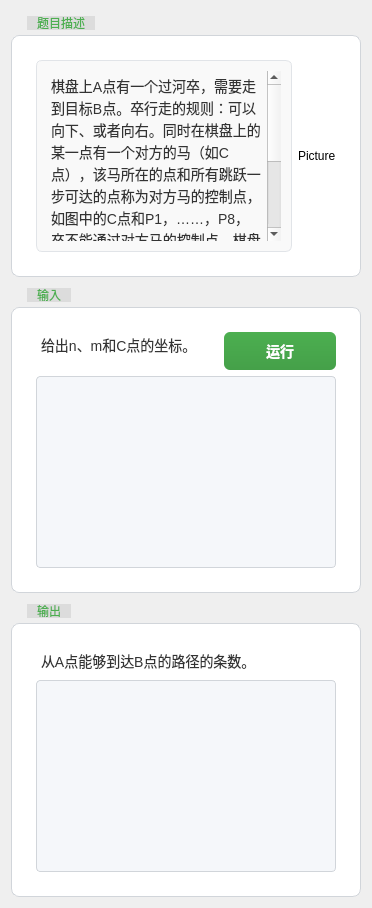
      <widget class="QWidget" name="tab_5">
       <attribute name="title">
        <string>马拦过河卒（动态规划）</string>
       </attribute>
       <layout class="QGridLayout" name="gridLayout_10">
        <item row="0" column="0">
         <widget class="QGroupBox" name="groupBox_19">
          <property name="minimumSize">
           <size>
            <width>0</width>
            <height>100</height>
           </size>
          </property>
          <property name="styleSheet">
           <string notr="true">QGroupBox {
    font-family: 'Segoe UI', 'Roboto', sans-serif;
    border: 1px solid #d1d5da;
    border-radius: 8px;
    margin-top: 24px;
    padding: 15px;
    background-color: #ffffff;
}

QGroupBox::title {
    subcontrol-origin: margin;
    subcontrol-position: top left;
    left: 16px;
    padding: 0 8px;
    color: #4CAF50;
    font-size: 24px; /* 进一步增大标题字体 */
    font-weight: 700; /* 加粗程度增加 */
    background: qlineargradient(x1:0, y1:0, x2:1, y2:0, stop:0 #ffffff, stop:1 rgba(255, 255, 255, 0));
}

QGroupBox:focus {
    border-color: rgba(76, 175, 80, 0.5);
    outline: none;
}

/* 折叠/展开指示器 - 使用Unicode字符替代图标 */
QGroupBox::indicator {
    width: 18px;
    height: 18px;
    margin-right: 6px;
    subcontrol-position: left center;
}

QGroupBox::indicator:checked {
    text: &quot;▼&quot;;
    color: #4CAF50;
}

QGroupBox::indicator:unchecked {
    text: &quot;▶&quot;;
    color: #4CAF50;
}

/* 分隔线效果 */
QGroupBox::title::separator {
    height: 1px;
    background-color: rgba(0, 0, 0, 0.08);
    margin-top: 5px;
}
</string>
          </property>
          <property name="title">
           <string>题目描述</string>
          </property>
          <layout class="QGridLayout" name="gridLayout_25">
           <item row="0" column="0">
            <widget class="QPlainTextEdit" name="plainTextEdit_r5">
             <property name="minimumSize">
              <size>
               <width>0</width>
               <height>0</height>
              </size>
             </property>
             <property name="sizeIncrement">
              <size>
               <width>0</width>
               <height>0</height>
              </size>
             </property>
             <property name="styleSheet">
              <string notr="true">QPlainTextEdit {
    font-family: 'Consolas', 'Monaco', 'Courier New', monospace;
    font-size: 14px;
    line-height: 1.5;
    color: #333333;
    background-color: #f9f9f9;
    border: 1px solid #e1e4e8;
    border-radius: 6px;
    padding: 10px;
    margin: 0;
    white-space: pre-wrap; /* 保留自动换行支持 */
}

QPlainTextEdit:focus {
    border-color: #4CAF50;
    outline: none;
}

/* 垂直滚动条 */
QScrollBar:vertical {
    background: #f1f1f1;
    width: 12px;
    margin: 0;
    border-radius: 6px;
}

QScrollBar::handle:vertical {
    background: #c1c1c1;
    min-height: 20px;
    border-radius: 6px;
}

QScrollBar::handle:vertical:hover {
    background: #a1a1a1;
}

QScrollBar::add-line:vertical,
QScrollBar::sub-line:vertical {
    height: 0;
}

QScrollBar::add-page:vertical,
QScrollBar::sub-page:vertical {
    background: none;
}

/* 水平滚动条 */
QScrollBar:horizontal {
    background: #f1f1f1;
    height: 12px;
    margin: 0;
    border-radius: 6px;
}

QScrollBar::handle:horizontal {
    background: #c1c1c1;
    min-width: 20px;
    border-radius: 6px;
}

QScrollBar::handle:horizontal:hover {
    background: #a1a1a1;
}

QScrollBar::add-line:horizontal,
QScrollBar::sub-line:horizontal {
    width: 0;
}

QScrollBar::add-page:horizontal,
QScrollBar::sub-page:horizontal {
    background: none;
}

/* 只读模式样式增强 */
QPlainTextEdit[readOnly=&quot;true&quot;] {
    background-color: #ffffff;
    color: #333333;
}</string>
             </property>
             <property name="readOnly">
              <bool>true</bool>
             </property>
             <property name="plainText">
              <string>棋盘上A点有一个过河卒，需要走到目标B点。卒行走的规则：可以向下、或者向右。同时在棋盘上的某一点有一个对方的马（如C点），该马所在的点和所有跳跃一步可达的点称为对方马的控制点，如图中的C点和P1，……，P8，卒不能通过对方马的控制点。棋盘用坐标表示，A点(0,0)、B点(n, m) (n,m为不超过20的整数),同样马的位置坐标是需要给出的，C≠A且C≠B。现在要求你计算出卒从A点能够到达B点的路径的条数。</string>
             </property>
            </widget>
           </item>
           <item row="0" column="1">
            <widget class="QLabel" name="pic_label">
             <property name="maximumSize">
              <size>
               <width>466</width>
               <height>214</height>
              </size>
             </property>
             <property name="baseSize">
              <size>
               <width>0</width>
               <height>0</height>
              </size>
             </property>
             <property name="text">
              <string>&lt;html&gt;&lt;head/&gt;&lt;body&gt;&lt;p&gt;Picture&lt;/p&gt;&lt;/body&gt;&lt;/html&gt;</string>
             </property>
             <property name="scaledContents">
              <bool>true</bool>
             </property>
            </widget>
           </item>
          </layout>
         </widget>
        </item>
        <item row="1" column="0">
         <widget class="QGroupBox" name="groupBox_20">
          <property name="styleSheet">
           <string notr="true">QGroupBox {
    font-family: 'Segoe UI', 'Roboto', sans-serif;
    border: 1px solid #d1d5da;
    border-radius: 8px;
    margin-top: 24px;
    padding: 15px;
    background-color: #ffffff;
}

QGroupBox::title {
    subcontrol-origin: margin;
    subcontrol-position: top left;
    left: 16px;
    padding: 0 8px;
    color: #4CAF50;
    font-size: 24px; /* 进一步增大标题字体 */
    font-weight: 700; /* 加粗程度增加 */
    background: qlineargradient(x1:0, y1:0, x2:1, y2:0, stop:0 #ffffff, stop:1 rgba(255, 255, 255, 0));
}

QGroupBox:focus {
    border-color: rgba(76, 175, 80, 0.5);
    outline: none;
}

/* 折叠/展开指示器 - 使用Unicode字符替代图标 */
QGroupBox::indicator {
    width: 18px;
    height: 18px;
    margin-right: 6px;
    subcontrol-position: left center;
}

QGroupBox::indicator:checked {
    text: &quot;▼&quot;;
    color: #4CAF50;
}

QGroupBox::indicator:unchecked {
    text: &quot;▶&quot;;
    color: #4CAF50;
}

/* 分隔线效果 */
QGroupBox::title::separator {
    height: 1px;
    background-color: rgba(0, 0, 0, 0.08);
    margin-top: 5px;
}
</string>
          </property>
          <property name="title">
           <string>输入</string>
          </property>
          <layout class="QGridLayout" name="gridLayout_26">
           <item row="0" column="1" alignment="Qt::AlignmentFlag::AlignRight">
            <widget class="QPushButton" name="pushButton_5">
             <property name="maximumSize">
              <size>
               <width>112</width>
               <height>16777215</height>
              </size>
             </property>
             <property name="styleSheet">
              <string notr="true">QPushButton {
    background-color: qlineargradient(spread:pad, x1:0, y1:0, x2:0, y2:1, stop:0 #4CAF50, stop:1 #45a049);
    border-radius: 6px;
    color: white;
    font-size: 14px;
    font-weight: 500;
    padding: 8px 16px;
    text-align: center;
    border: none;
    min-width: 80px;
}

QPushButton:hover {
    background-color: qlineargradient(spread:pad, x1:0, y1:0, x2:0, y2:1, stop:0 #45a049, stop:1 #3d8b40);
}

QPushButton:pressed {
    background-color: qlineargradient(spread:pad, x1:0, y1:0, x2:0, y2:1, stop:0 #3d8b40, stop:1 #357a38);
}

QPushButton:disabled {
    background-color: #cccccc;
    color: #666666;
}

QPushButton:checked {
    background-color: #2E7D32;
}</string>
             </property>
             <property name="text">
              <string>运行</string>
             </property>
            </widget>
           </item>
           <item row="0" column="0" alignment="Qt::AlignmentFlag::AlignTop">
            <widget class="QLabel" name="label_18">
             <property name="styleSheet">
              <string notr="true">QLabel {
    color: #333333;
    font-family: 'Segoe UI', 'Roboto', sans-serif;
    font-size: 14px;
    background-color: transparent;
    padding: 2px;
    border-radius: 2px;
}

/* 标题样式 */
QLabel[class=&quot;title&quot;] {
    font-size: 18px;
    font-weight: bold;
    color: #222222;
}

/* 副标题样式 */
QLabel[class=&quot;subtitle&quot;] {
    font-size: 16px;
    font-weight: 500;
    color: #444444;
}

/* 正文样式 */
QLabel[class=&quot;body&quot;] {
    font-size: 14px;
    color: #666666;
}

/* 提示文本样式 */
QLabel[class=&quot;hint&quot;] {
    font-size: 12px;
    color: #888888;
    font-style: italic;
}

/* 成功状态样式 */
QLabel[class=&quot;success&quot;] {
    color: #4CAF50;
}

/* 警告状态样式 */
QLabel[class=&quot;warning&quot;] {
    color: #FFC107;
}

/* 错误状态样式 */
QLabel[class=&quot;error&quot;] {
    color: #F44336;
}

/* 链接样式 */
QLabel[class=&quot;link&quot;] {
    color: #2196F3;
    text-decoration: underline;
}

QLabel[class=&quot;link&quot;]:hover {
    color: #1976D2;
    cursor: pointer;
}

/* 强调文本 */
QLabel[class=&quot;highlight&quot;] {
    background-color: #FFF9C4;
    padding: 1px 4px;
    border-radius: 2px;
}</string>
             </property>
             <property name="text">
              <string>&lt;html&gt;&lt;head/&gt;&lt;body&gt;&lt;p&gt;给出n、m和C点的坐标。&lt;/p&gt;&lt;/body&gt;&lt;/html&gt;</string>
             </property>
            </widget>
           </item>
           <item row="1" column="0" colspan="2">
            <widget class="QPlainTextEdit" name="plainTextEdit_in5">
             <property name="styleSheet">
              <string notr="true">QPlainTextEdit {
    background-color: #f5f7fa;
    border: 1px solid #d1d5da;
    border-radius: 4px;
    padding: 8px;
    color: #333333;
    font-family: 'Segoe UI', 'Roboto', sans-serif;
    font-size: 14px;
    line-height: 1.5;
}

QPlainTextEdit:focus {
    border-color: #4CAF50;
    outline: none;
    /* 移除不支持的 box-shadow */
}

QScrollBar:vertical {
    background: #f1f1f1;
    width: 12px;
    margin: 0;
}

QScrollBar::handle:vertical {
    background: #c1c1c1;
    min-height: 20px;
    border-radius: 6px;
}

QScrollBar::handle:vertical:hover {
    background: #a1a1a1;
}

QScrollBar::add-line:vertical,
QScrollBar::sub-line:vertical {
    height: 0;
}

QScrollBar::add-page:vertical,
QScrollBar::sub-page:vertical {
    background: none;
}

QPlainTextEdit[readOnly=&quot;true&quot;] {
    background-color: #f9f9f9;
    color: #666666;
}</string>
             </property>
            </widget>
           </item>
          </layout>
         </widget>
        </item>
        <item row="2" column="0">
         <widget class="QGroupBox" name="groupBox_21">
          <property name="styleSheet">
           <string notr="true">QGroupBox {
    font-family: 'Segoe UI', 'Roboto', sans-serif;
    border: 1px solid #d1d5da;
    border-radius: 8px;
    margin-top: 24px;
    padding: 15px;
    background-color: #ffffff;
}

QGroupBox::title {
    subcontrol-origin: margin;
    subcontrol-position: top left;
    left: 16px;
    padding: 0 8px;
    color: #4CAF50;
    font-size: 24px; /* 进一步增大标题字体 */
    font-weight: 700; /* 加粗程度增加 */
    background: qlineargradient(x1:0, y1:0, x2:1, y2:0, stop:0 #ffffff, stop:1 rgba(255, 255, 255, 0));
}

QGroupBox:focus {
    border-color: rgba(76, 175, 80, 0.5);
    outline: none;
}

/* 折叠/展开指示器 - 使用Unicode字符替代图标 */
QGroupBox::indicator {
    width: 18px;
    height: 18px;
    margin-right: 6px;
    subcontrol-position: left center;
}

QGroupBox::indicator:checked {
    text: &quot;▼&quot;;
    color: #4CAF50;
}

QGroupBox::indicator:unchecked {
    text: &quot;▶&quot;;
    color: #4CAF50;
}

/* 分隔线效果 */
QGroupBox::title::separator {
    height: 1px;
    background-color: rgba(0, 0, 0, 0.08);
    margin-top: 5px;
}
</string>
          </property>
          <property name="title">
           <string>输出</string>
          </property>
          <layout class="QGridLayout" name="gridLayout_28">
           <item row="0" column="0" alignment="Qt::AlignmentFlag::AlignTop">
            <widget class="QLabel" name="label_20">
             <property name="styleSheet">
              <string notr="true">QLabel {
    color: #333333;
    font-family: 'Segoe UI', 'Roboto', sans-serif;
    font-size: 14px;
    background-color: transparent;
    padding: 2px;
    border-radius: 2px;
}

/* 标题样式 */
QLabel[class=&quot;title&quot;] {
    font-size: 18px;
    font-weight: bold;
    color: #222222;
}

/* 副标题样式 */
QLabel[class=&quot;subtitle&quot;] {
    font-size: 16px;
    font-weight: 500;
    color: #444444;
}

/* 正文样式 */
QLabel[class=&quot;body&quot;] {
    font-size: 14px;
    color: #666666;
}

/* 提示文本样式 */
QLabel[class=&quot;hint&quot;] {
    font-size: 12px;
    color: #888888;
    font-style: italic;
}

/* 成功状态样式 */
QLabel[class=&quot;success&quot;] {
    color: #4CAF50;
}

/* 警告状态样式 */
QLabel[class=&quot;warning&quot;] {
    color: #FFC107;
}

/* 错误状态样式 */
QLabel[class=&quot;error&quot;] {
    color: #F44336;
}

/* 链接样式 */
QLabel[class=&quot;link&quot;] {
    color: #2196F3;
    text-decoration: underline;
}

QLabel[class=&quot;link&quot;]:hover {
    color: #1976D2;
    cursor: pointer;
}

/* 强调文本 */
QLabel[class=&quot;highlight&quot;] {
    background-color: #FFF9C4;
    padding: 1px 4px;
    border-radius: 2px;
}</string>
             </property>
             <property name="text">
              <string>&lt;html&gt;&lt;head/&gt;&lt;body&gt;&lt;p&gt;从A点能够到达B点的路径的条数。&lt;/p&gt;&lt;/body&gt;&lt;/html&gt;</string>
             </property>
            </widget>
           </item>
           <item row="1" column="0">
            <widget class="QPlainTextEdit" name="plainTextEdit_out5">
             <property name="styleSheet">
              <string notr="true">QPlainTextEdit {
    background-color: #f5f7fa;
    border: 1px solid #d1d5da;
    border-radius: 4px;
    padding: 8px;
    color: #333333;
    font-family: 'Segoe UI', 'Roboto', sans-serif;
    font-size: 14px;
    line-height: 1.5;
}

QPlainTextEdit:focus {
    border-color: #4CAF50;
    outline: none;
    /* 移除不支持的 box-shadow */
}

QScrollBar:vertical {
    background: #f1f1f1;
    width: 12px;
    margin: 0;
}

QScrollBar::handle:vertical {
    background: #c1c1c1;
    min-height: 20px;
    border-radius: 6px;
}

QScrollBar::handle:vertical:hover {
    background: #a1a1a1;
}

QScrollBar::add-line:vertical,
QScrollBar::sub-line:vertical {
    height: 0;
}

QScrollBar::add-page:vertical,
QScrollBar::sub-page:vertical {
    background: none;
}

QPlainTextEdit[readOnly=&quot;true&quot;] {
    background-color: #f9f9f9;
    color: #666666;
}</string>
             </property>
             <property name="readOnly">
              <bool>true</bool>
             </property>
            </widget>
           </item>
          </layout>
         </widget>
        </item>
       </layout>
      </widget>
